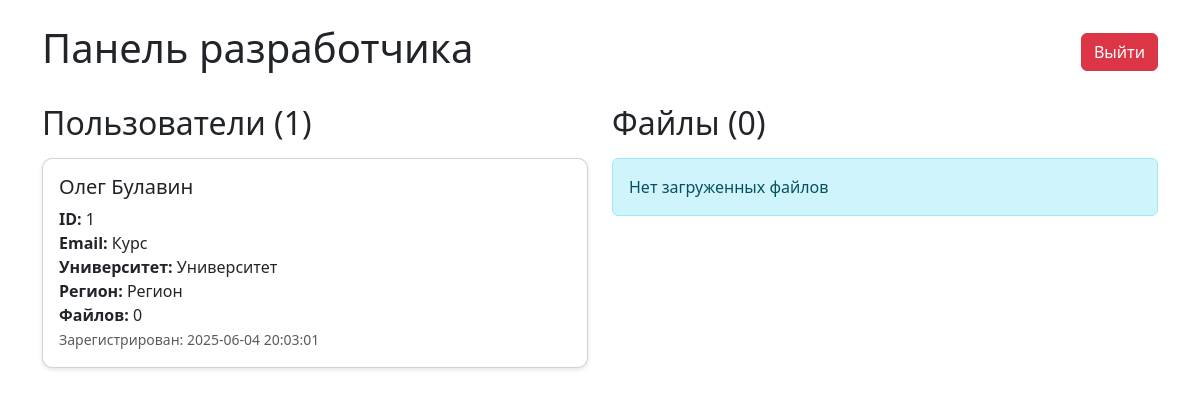
The app's page /developer (signed in), older data.
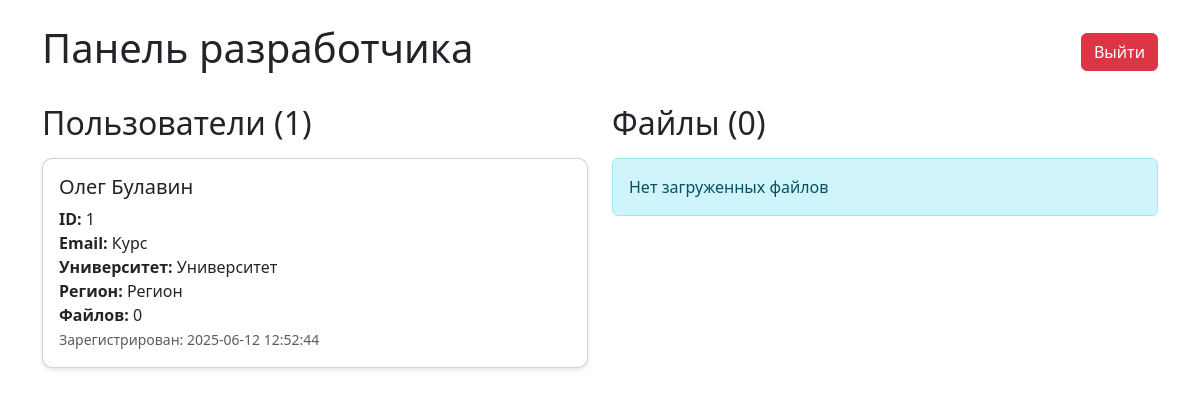
The same page, newer data.
### tables this page shows
CREATE TABLE entries (
            id INTEGER PRIMARY KEY AUTOINCREMENT,
            first_name TEXT NOT NULL,
            last_name TEXT NOT NULL,
            course TEXT NOT NULL,
            university TEXT NOT NULL,
            region TEXT NOT NULL,
            password TEXT NOT NULL,
            date_created TIMESTAMP DEFAULT CURRENT_TIMESTAMP,
            date_updated TIMESTAMP DEFAULT CURRENT_TIMESTAMP
        );

### app.py (the view)
@app.route('/developer')
def developer():
    if 'user_id' not in session:
        flash('Пожалуйста, войдите.', 'error')
        return redirect(url_for('login'))
    conn = get_db()  # Используем вашу функцию get_db()
    cursor = conn.cursor()
    cursor.execute('''
        SELECT
            e.id,
            e.first_name,
            e.last_name,
            e.course,
            e.university,
            e.region,
            e.date_created,
            COUNT(uf.id) as file_count
        FROM entries e
        LEFT JOIN uploaded_files uf ON e.id = uf.user_id
        GROUP BY e.id
        ORDER BY e.date_created DESC
    ''')
    users = cursor.fetchall()
    cursor.execute('''
        SELECT
            uf.id,
            uf.file_name,
            uf.date_uploaded,
            e.id as user_id,
            e.first_name,
            e.last_name,
            e.course
        FROM uploaded_files uf
        JOIN entries e ON uf.user_id = e.id
        ORDER BY uf.date_uploaded DESC
    ''')
    files = cursor.fetchall()
    conn.close()
    return render_template('Developer.html', users=users, files=files)

### app.py (called while the page is built)
def get_db():
    db = sqlite3.connect('instance/data.db', check_same_thread=False)
    db.execute("PRAGMA journal_mode=WAL")  # Включаем WAL для лучшей конкурентности
    return db

### templates/Developer.html (shortened to what this page needs)
<!DOCTYPE html>
<html lang="ru">
<head>
    <link href="https://cdn.jsdelivr.net/npm/bootstrap@5.3.0/dist/css/bootstrap.min.css" rel="stylesheet">
</head>
<body>
    <div class="container mt-4">
        <div class="d-flex justify-content-between align-items-center mb-4">
            <h1>Панель разработчика</h1>
            <a href="{{ url_for('logout') }}" class="btn btn-danger">Выйти</a>
        </div>
        <div class="row">
            <div class="col-md-6">
                <h2 class="mb-3">Пользователи ({{ users|length }})</h2>
                {% if users %}
                    {% for user in users %}
                    <div class="card user-card">
                        <div class="card-body">
                            <h5 class="card-title">{{ user[1] }} {{ user[2] }}</h5>
                            <p class="card-text">
                                <strong>ID:</strong> {{ user[0] }}<br>
                                <strong>Email:</strong> {{ user[3] }}<br>
                                <strong>Университет:</strong> {{ user[4] }}<br>
                                <strong>Регион:</strong> {{ user[5] }}<br>
                                <strong>Файлов:</strong> {{ user[7] }}<br>
                                <small class="text-muted">Зарегистрирован: {{ user[6] }}</small>
                            </p>
                        </div>
                    </div>
                    {% endfor %}
                {% else %}
                    <div class="alert alert-info">Нет зарегистрированных пользователей</div>
                {% endif %}
            </div>
            <div class="col-md-6">
                <h2 class="mb-3">Файлы ({{ files|length }})</h2>
                {% if files %}
                    {% for file in files %}
                    <div class="file-item d-flex justify-content-between align-items-center">
                        <div>
                            <strong>{{ file[1] }}</strong><br>
                            <small>От: {{ file[4] }} {{ file[5] }} (ID: {{ file[3] }})</small><br>
                            <small class="text-muted">Загружен: {{ file[2] }}</small>
                        </div>
                        <a href="{{ url_for('download_file', filename=file[1]) }}"
                           class="btn btn-sm btn-primary">Скачать</a>
                    </div>
                    {% endfor %}
                {% else %}
                    <div class="alert alert-info">Нет загруженных файлов</div>
                {% endif %}
            </div>
        </div>
    </div>
</body>
</html>

### templates/Developer.html (style rules this page uses)
.user-card { margin-bottom: 20px; border-radius: 10px; box-shadow: 0 2px 4px rgba(0,0,0,0.1); }

Row changes from the older to the newer data that the page shows:
changed entries "Олег": date_created "2025-06-04 20:03:01" → "2025-06-12 12:52:44"
